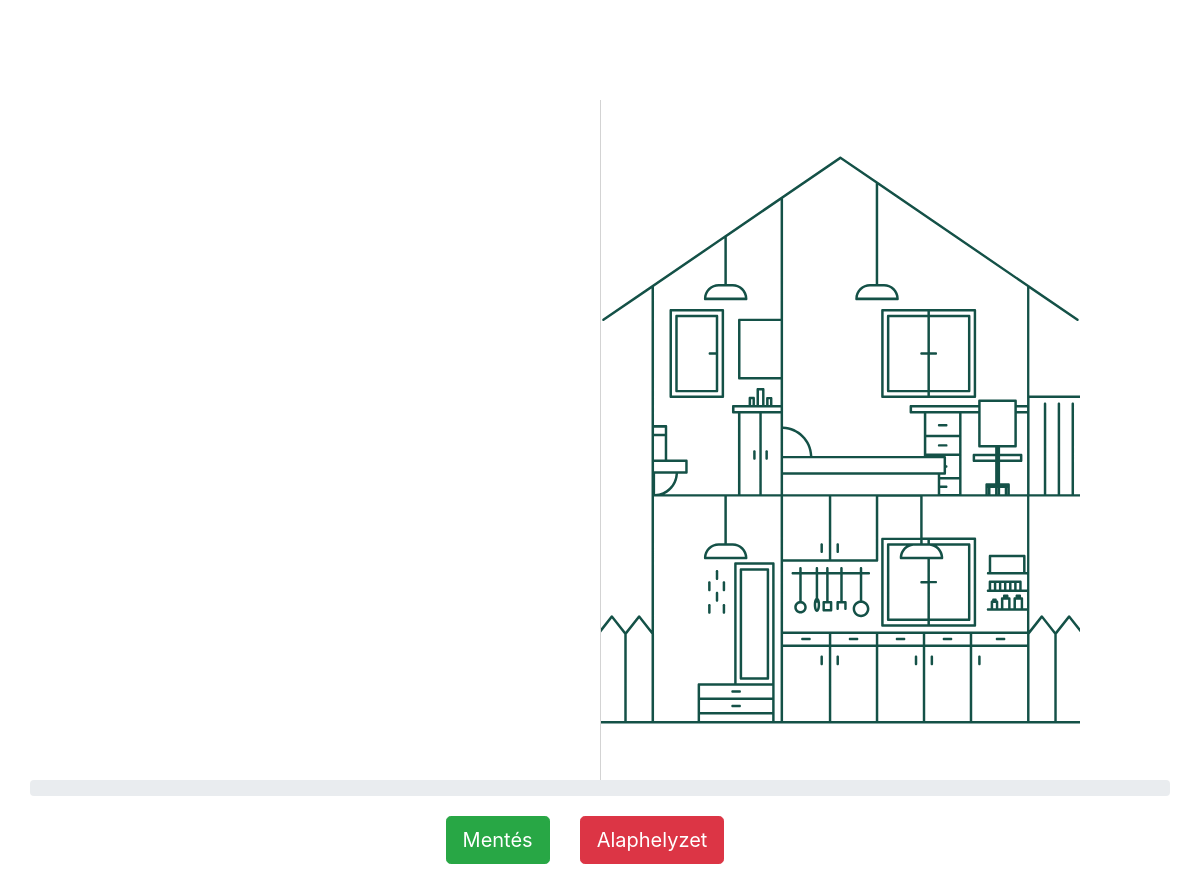
Before: / with the older database file.
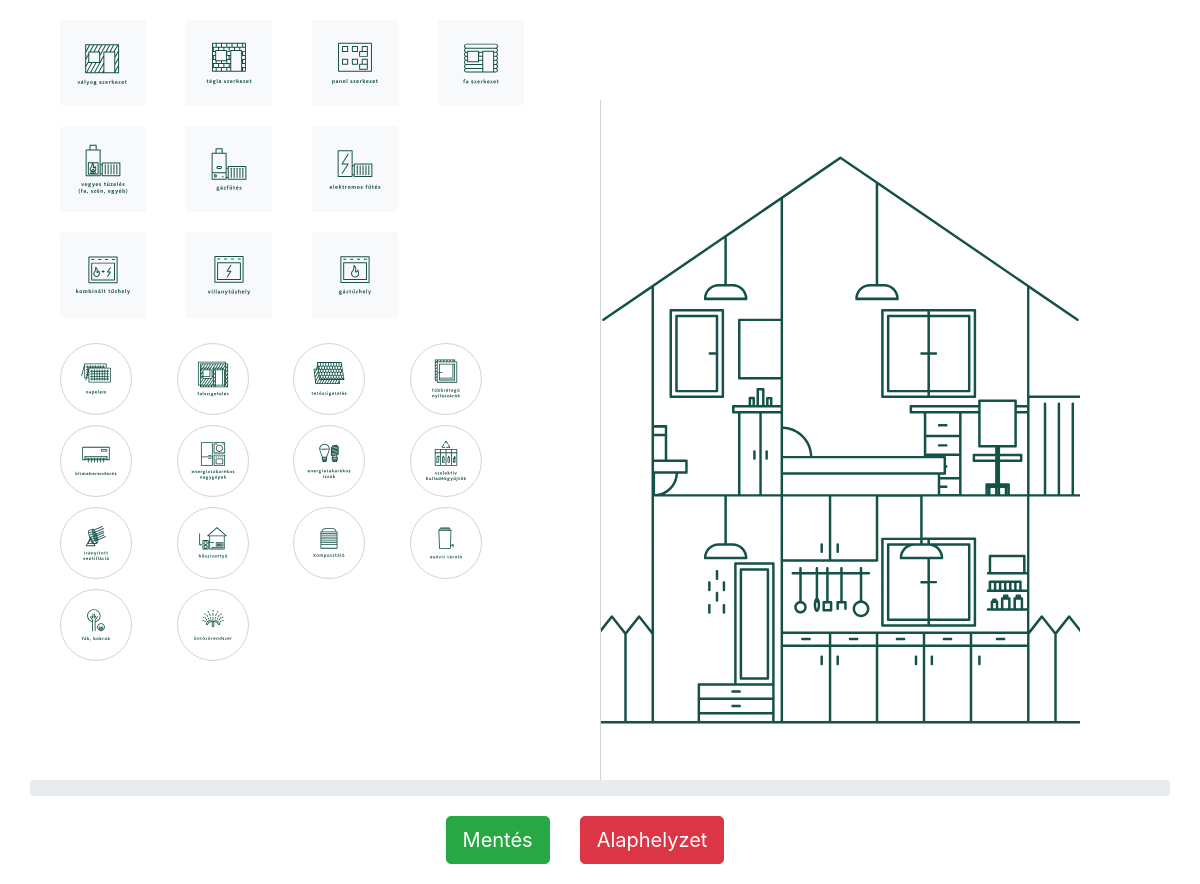
After: the same page with the newer database file.
### tables this page shows
CREATE TABLE `house_type` (
  `id` int(11) NOT NULL,
  `name` varchar(45) NOT NULL,
  `green_index` float NOT NULL,
  `icon` varchar(255) DEFAULT NULL
);

CREATE TABLE `heating_type` (
  `id` int(11) NOT NULL,
  `name` varchar(45) NOT NULL,
  `green_index` float NOT NULL,
  `icon` varchar(255) DEFAULT NULL
);

CREATE TABLE `cooker_type` (
  `id` int(11) NOT NULL,
  `name` varchar(45) NOT NULL,
  `green_index` float NOT NULL,
  `icon` varchar(255) DEFAULT NULL
);

CREATE TABLE `house_option` (
  `id` int(11) NOT NULL,
  `name` varchar(255) NOT NULL,
  `green_index` float NOT NULL,
  `icon` varchar(255) DEFAULT NULL
);

### Database.php (called while the page is built, shortened)
<?php
class Database {
    private $host, $database, $username, $password, $connection;
    public function __construct($host = "localhost", $username = "root", $password = "", $database = "Deszk") {
        $this->host = $host;
        $this->database = $database;
        $this->username = $username;
        $this->password = $password;
    }
    private function open() {
        $this->connection = new mysqli($this->host, $this->username, $this->password, $this->database);
    }
    public function query($query) {
        return $this->connection->query($query);
    }
}

### Model.php (called while the page is built, shortened)
<?php
require 'Database.php';
class Model
{
    private $connection;
    public function __construct()
    {
        $this->connection = new Database;
        $this->connection->query("SET NAMES 'utf8'");
    }
    public function getHouseOptions()
    {
        $query = 'SELECT * FROM `house_option`';
        $result = $this->connection->query($query);
        return $result;
    }
    public function getCookerTypes()
    {
        $query = 'SELECT * FROM `cooker_type`';
        $result = $this->connection->query($query);
        return $result;
    }
    public function getHeatingTypes()
    {
        $query = 'SELECT * FROM `heating_type`';
        $result = $this->connection->query($query);
        return $result;
    }
    public function getHouseTypes()
    {
        $query = 'SELECT * FROM `house_type`';
        $result = $this->connection->query($query);
        return $result;
    }
}

### Controller.php (called while the page is built, shortened)
<?php
require 'Model.php';
class Controller {
    public function getHouseOptions()
    {
        $model = new Model;
        $result = $model->getHouseOptions();
        return $this->toArray($result);
    }
    private function toArray($result)
    {
        $rows = [];
        while($row = mysqli_fetch_array($result))
        {
            $rows[] = $row;
        }
        return $rows;
    }
    public function getHouseTypes()
    {
        $model = new Model;
        $result = $model->getHouseTypes();
        return $this->toArray($result);
    }
    public function getCookerTypes()
    {
        $model = new Model;
        $result = $model->getCookerTypes();
        return $this->toArray($result);
    }
    public function getHeatingTypes()
    {
        $model = new Model;
        $result = $model->getHeatingTypes();
        return $this->toArray($result);
    }
}

### index.php (the view, shortened to what this page needs)
<?php
  require 'Controller.php';
  $controller = new Controller;
  $houseOptions = $controller->getHouseOptions();
  $houseTypes = $controller->getHouseTypes();
  $heatingTypes = $controller->getHeatingTypes();
  $cookerTypes = $controller->getCookerTypes();
?>
<!DOCTYPE html>
<html lang="en">
<head>
    <link rel="stylesheet" href="https://stackpath.bootstrapcdn.com/bootstrap/4.5.2/css/bootstrap.min.css">
    <link rel="stylesheet" href="css/style.css">
</head>
<body>
    <div class="boxes">
        <section id="drag">
        <div class="radioBtns" id="wallTypes">
            <div class="btn-group btn-group-toggle" data-toggle="buttons">
              <?php
              foreach($houseTypes as $houseType) :
              ?>
                <label class="btn btn-light">
                  <span class="wall-item">
                  <?php echo $houseType['icon'] ? '<img src="svg/' . $houseType['icon'] . '.svg"/>' : ''; ?>
                  </span>
                </label>
              <?php
              endforeach;
              ?>
            </div>
          </div>
          <div class="radioBtns" id="heatingTypes">
            <div class="btn-group btn-group-toggle" data-toggle="buttons">
              <?php
              foreach($heatingTypes as $heatingType) :
              ?>
                <label class="btn btn-light">
                  <span class="heating-item">
                  <?php echo $heatingType['icon'] ? '<img src="svg/' . $heatingType['icon'] . '.svg"/>' : ''; ?>
                </span>
              </label>
              <?php
              endforeach;
              ?>
            </div>
          </div>
          <div class="radioBtns" id="cookerTypes">
            <div class="btn-group btn-group-toggle" data-toggle="buttons">
              <?php
              foreach($cookerTypes as $cookerType) :
                ?>
                <label class="btn btn-light">
                  <span class="cooker-item">
                    <?php echo $cookerType['icon'] ? '<img src="svg/' . $cookerType['icon'] . '.svg"/>' : ''; ?>
                  </span>
                </label>
              <?php
              endforeach;
              ?>
            </div>
          </div>
          <div id="options">
          <?php
          foreach($houseOptions as $option) :
          ?>
            <div class="houseOption" data-option-id="<?php echo $option['id']; ?>" data-green-index="<?php echo $option['green_index']; ?>" draggable="true">
            <?php echo $option['icon'] ? '<img src="svg/' . $option['icon'] . '.svg"/>' : '' ?>
            </div>
          <?php
          endforeach;
          ?>
          </div>
        </section>
        <section id="drop">
        </section>
      </div>
      <footer>
        <div class="progress">
        </div>
        <div class="d-flex justify-content-center buttons">
          <button class="btn btn-lg btn-success" id="mainSaveBtn">Mentés</button>
          <button class="btn btn-lg btn-danger" onclick="location.reload()">Alaphelyzet</button>
        </div>
      </footer>
</body>
</html>

### css/style.css (style rules this page uses)
body { width: 100vw; }
* { box-sizing: border-box; margin: 0; padding: 0; }
.boxes { width: 100vw; display: flex; margin: 0; }
#drag { width: 50vw; margin: 0; padding: 20px; }
#drop { background: center / cover no-repeat url('../svg/házikó.svg'); height: 85vh; width: 40vw; padding: 20px 100px 0 20px; border-left: lightgrey 1px solid; margin-top: 100px; }
.houseOption { width: 6vw; height: 6vw; display: inline-flex; border: 1px solid lightgrey; border-radius: 50%; margin: 5px 0 5px 40px; }
.houseOption img { width: 6vw; }
.wall-item, .heating-item, .cooker-item { width: 7vw; height: 7vw; display: block; }
label.btn { margin: 0 0 20px 40px !important; padding: 0; }
.progress { margin: 0 auto; width: 95vw; }
.buttons { display: block; margin: 20px auto; }
.btn { margin-right: 30px; }

Changed rows visible on the page:
added house_type: icon (picture)
added house_type: icon (picture)
added house_type: icon (picture)
added house_type: icon (picture)
added heating_type: icon (picture)
added heating_type: icon (picture)
added heating_type: icon (picture)
added cooker_type: icon (picture)
added cooker_type: icon (picture)
added cooker_type: icon (picture)
added house_option: icon (picture)
added house_option: icon (picture)
added house_option: icon (picture)
added house_option: icon (picture)
added house_option: icon (picture)
added house_option: icon (picture)
added house_option: icon (picture)
added house_option: icon (picture)
added house_option: icon (picture)
added house_option: icon (picture)
added house_option: icon (picture)
added house_option: icon (picture)
added house_option: icon (picture)
added house_option: icon (picture)
